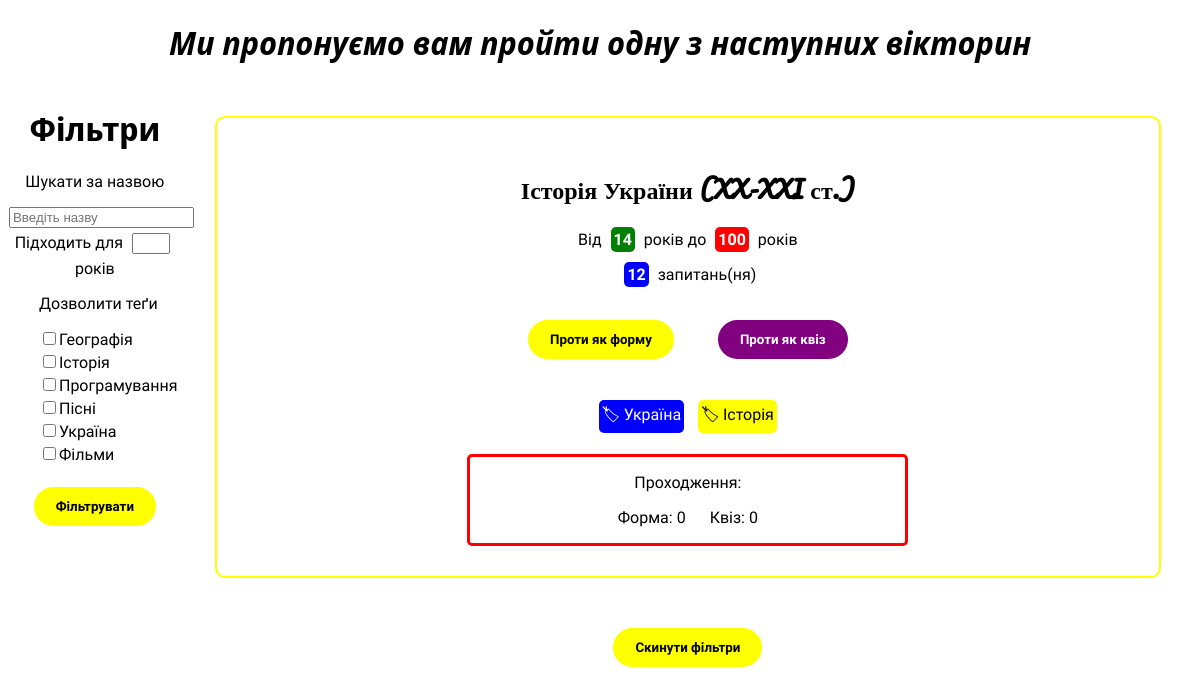
Before: / with the older database file.
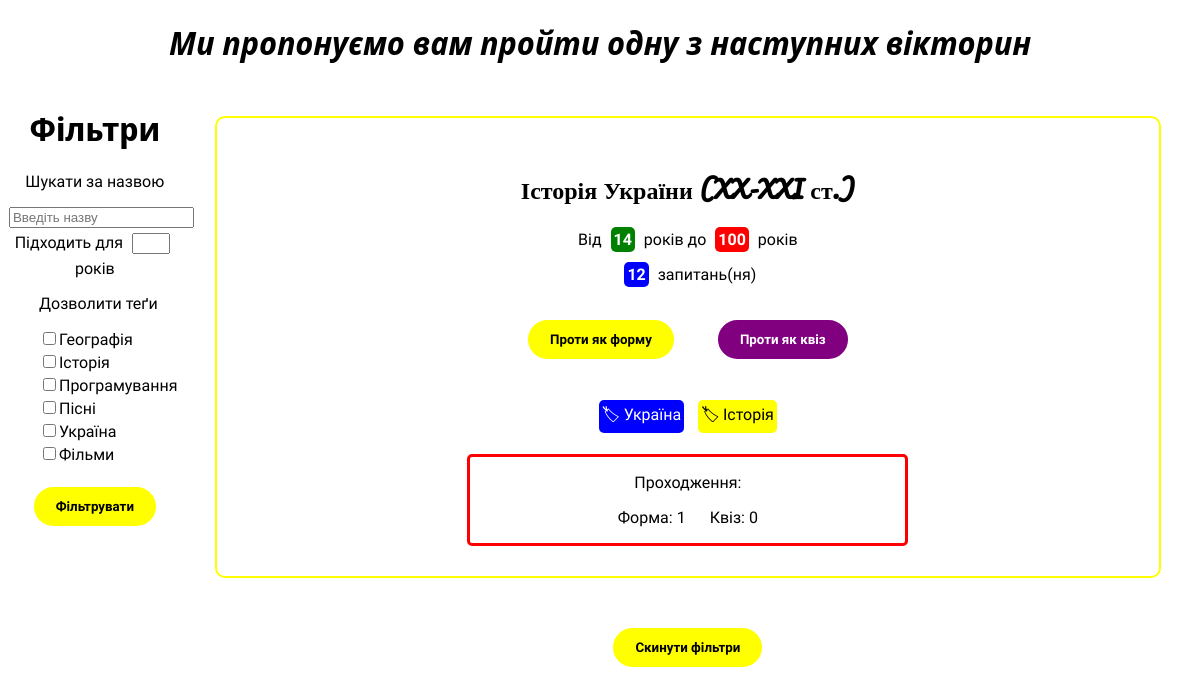
After: the same page with the newer database file.
### home/models.py (models this page shows, shortened)
class Quiz(models.Model):
    name = models.CharField(max_length=50, unique=True)
    min_age = models.SmallIntegerField()
    max_age = models.SmallIntegerField(default=100)
    tags = models.ManyToManyField(Tag, related_name='quizzes')
    questions = models.ManyToManyField(Question, related_name='quizzes')
    completed_as_form = models.IntegerField(default=0)
    completed_as_quiz = models.IntegerField(default=0)
    average_score = models.IntegerField(default=0)
    available = models.BooleanField(default=False)

class Tag(models.Model):
    tag = models.CharField(max_length=20, unique=True)
    localized_uk_ua = models.CharField(max_length=20, unique=True, blank=True)
    popular = models.BooleanField()

### home/views.py (the view)
# urls.py: path('', index, name='index'),
def index(request):
    quizzes = Quiz.objects.filter(available=True)
    color_classes = ['red-box', 'yellow-box', 'blue-box', 'green-box']
    return render(request, 'home/quiz_list.html', {'quizzes': quizzes, 'color_classes': color_classes})

### templates/home/quiz_list.html
{% extends "home/index.html" %}
{% block quiz_list %}
    {% for quiz in quizzes %}
        <div class="quiz-label">
            <h2 class="quiz-name">{{ quiz.name }}</h2>
            <p>
                Від <b class="color-box green-box">{{ quiz.min_age }}</b> років до <b class="color-box red-box">{{ quiz.max_age }}</b> років
            </p>
            <p><b class="color-box blue-box">{{ quiz.questions.all|length }}</b> запитань(ня)</p>
            <a href="{% url 'form' %}?id={{ quiz.id }}"><button class="complete complete-as-form">Проти як форму</button></a>
            <a href="quiz?id="><button class="complete complete-as-quiz">Проти як квіз</button></a>
            <div class="tag-space">
                <ul>
                    {% for tag in quiz.tags.all %}
                        <li class="color-box {{ color_classes|random }}">&#127991 {{ tag.localized_uk_ua }}</li>
                    {% endfor %}
                </ul>
            </div>
            <div class="additional-info">
                <p>Проходження:</p>
                <ul>
                    <li class="completed-times">Форма: {{ quiz.completed_as_form }}</li>
                    <li class="completed-times">Квіз: {{ quiz.completed_as_quiz }}</li>
                </ul>
            </div>
        </div>
    {% endfor %}
{% endblock %}

### templates/home/index.html (shortened to what this page needs)
<!DOCTYPE html>
{% load static %}
<html lang="uk">
    <head>
        <link rel="stylesheet" href="{% static 'home/css/base.css' %}">
        <link rel="stylesheet" href="{% static 'home/css/index.css' %}">
    </head>
    <body>
        <div class="hat">
            <h1><i>Ми пропонуємо вам пройти одну з наступних вікторин</i></h1>
        </div>
        <div class="content-grid">
            <div class="side-bar">
                <form action="filter">
                    <h1>Фільтри</h1>
                    <div class="search">
                        <p>Шукати за назвою</p>
                        <input type="text" name="search" placeholder="Введіть назву">
                    </div>
                    <div class="for-age">
                        <label>Підходить для</label>
                        <input type="number" name="for-age" class="number-input" max="99" min="1">
                        <label>років</label>
                    </div>
                    <div class="tags">
                        <p>Дозволити теґи</p>
                        <div class="tag-filter-field"><input type="checkbox" name="geography"><label>Географія</label></div>
                        <div class="tag-filter-field"><input type="checkbox" name="history"><label>Історія</label></div>
                        <div class="tag-filter-field"><input type="checkbox" name="programming"><label>Програмування</label></div>
                        <div class="tag-filter-field"><input type="checkbox" name="songs"><label>Пісні</label></div>
                        <div class="tag-filter-field"><input type="checkbox" name="ukraine"><label>Україна</label></div>
                        <div class="tag-filter-field"><input type="checkbox" name="films"><label>Фільми</label></div>
                    </div>
                    <input type="submit" value="Фільтрувати" class="submit">
                </form>
            </div>
            <div class="questions-block">
                {% block quiz_list %}
                {% endblock %}
                <a href="/"><button class="submit">Скинути фільтри</button></a>
            </div>
        </div>
    </body>
</html>

### static/home/css/base.css (style rules this page uses)
body { text-align: center; }
p { font-family: 'Comfortaa', cursive; }
button { font-family: 'Comfortaa', cursive; }
h1, h2 { font-family: 'Noto Sans Display', sans-serif; }
.color-box { border: none; border-radius: 5px; color: white; padding: 3px; margin: 5px; }
.green-box { background-color: green; }
.red-box { background-color: red; }
.blue-box { background-color: blue; }
.yellow-box { background-color: yellow; color: black; }
.submit { background-color: yellow; border-color: yellow; margin: 20px; border-radius: 20px; border-style: solid; cursor: pointer; padding-left: 20px; padding-right: 20px; padding-bottom: 10px; padding-top: 10px; font-weight: bold; font-family: 'Comfortaa', cursive; transition: background-color 0.15s, padding-left 0.15s, padding-right 0.15s; }

### static/home/css/index.css (style rules this page uses)
.quiz-label { border-color: yellow; border-radius: 10px; border-width: 2px; border-style: solid; padding: 30px; margin: 30px; transition: border-color 0.5s, border-radius 0.5s, box-shadow 0.5s; }
.quiz-name { font-family: 'Pacifico', cursive; }
.complete { margin: 20px; border-radius: 20px; border-style: solid; cursor: pointer; padding-left: 20px; padding-right: 20px; padding-bottom: 10px; padding-top: 10px; font-weight: bold; transition: background-color 0.15s, padding-left 0.15s, padding-right 0.15s, color 0.15s; }
.complete-as-form { background-color: yellow; border-color: yellow; }
.complete-as-quiz { background-color: purple; border-color: purple; color: white; }
.side-bar { display: inline-block; width: 14.5%; vertical-align: top; }
.questions-block { display: inline-block; width: 85%; }
label { font-family: 'Comfortaa', cursive; }
.tag-filter-field { margin-bottom: 3px; }
.tags { text-align: left; padding-left: 30px; }
.number-input { width: 30px; margin: 5px; }
li { display: inline-block; font-family: 'Comfortaa', cursive; }
ul { padding: 0; }
.completed-times { margin-left: 10px; margin-right: 10px; }
.additional-info { border-width: 3px; border-style: solid; border-radius: 5px; border-color: red; margin-left: 25%; margin-right: 25%; }

Changed rows visible on the page:
changed Quiz "Історія України (XX-XXI ст.)": completed_as_form "0" → "1"
